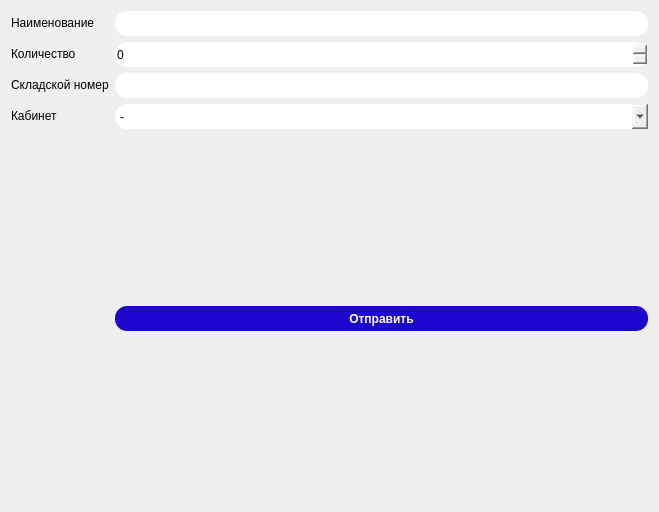
              <widget class="QWidget" name="page_4">
               <layout class="QFormLayout" name="formLayout_4">
                <item row="0" column="0">
                 <widget class="QLabel" name="label_21">
                  <property name="text">
                   <string>Наименование</string>
                  </property>
                 </widget>
                </item>
                <item row="0" column="1">
                 <widget class="QLineEdit" name="NameInstallation">
                  <property name="styleSheet">
                   <string notr="true">QLineEdit{
	border-radius: 12px;
	height: 25px;
	width: 150px;
}</string>
                  </property>
                 </widget>
                </item>
                <item row="1" column="0">
                 <widget class="QLabel" name="label_20">
                  <property name="text">
                   <string>Количество</string>
                  </property>
                 </widget>
                </item>
                <item row="1" column="1">
                 <widget class="QSpinBox" name="QuantityInstallation">
                  <property name="styleSheet">
                   <string notr="true">QSpinBox{
	border-radius: 12px;
	height: 25px;
	width: 150px;
}</string>
                  </property>
                 </widget>
                </item>
                <item row="2" column="0">
                 <widget class="QLabel" name="label_22">
                  <property name="text">
                   <string>Складской номер</string>
                  </property>
                 </widget>
                </item>
                <item row="2" column="1">
                 <widget class="QLineEdit" name="NumberInstallation">
                  <property name="styleSheet">
                   <string notr="true">QLineEdit{
	border-radius: 12px;
	height: 25px;
	width: 150px;
}</string>
                  </property>
                 </widget>
                </item>
                <item row="3" column="0">
                 <widget class="QLabel" name="label_19">
                  <property name="text">
                   <string>Кабинет</string>
                  </property>
                 </widget>
                </item>
                <item row="3" column="1">
                 <widget class="QComboBox" name="PlaceInstallation">
                  <property name="styleSheet">
                   <string notr="true">QComboBox{
	border-radius: 12px;
	height: 25px;
	width: 150px;
}</string>
                  </property>
                  <item>
                   <property name="text">
                    <string>-</string>
                   </property>
                  </item>
                  <item>
                   <property name="text">
                    <string>404</string>
                   </property>
                  </item>
                  <item>
                   <property name="text">
                    <string>405</string>
                   </property>
                  </item>
                  <item>
                   <property name="text">
                    <string>406</string>
                   </property>
                  </item>
                  <item>
                   <property name="text">
                    <string>407</string>
                   </property>
                  </item>
                  <item>
                   <property name="text">
                    <string>408</string>
                   </property>
                  </item>
                 </widget>
                </item>
                <item row="4" column="1">
                 <spacer name="verticalSpacer_6">
                  <property name="orientation">
                   <enum>Qt::Vertical</enum>
                  </property>
                  <property name="sizeHint" stdset="0">
                   <size>
                    <width>533</width>
                    <height>165</height>
                   </size>
                  </property>
                 </spacer>
                </item>
                <item row="6" column="1">
                 <spacer name="verticalSpacer_7">
                  <property name="orientation">
                   <enum>Qt::Vertical</enum>
                  </property>
                  <property name="sizeHint" stdset="0">
                   <size>
                    <width>533</width>
                    <height>164</height>
                   </size>
                  </property>
                 </spacer>
                </item>
                <item row="5" column="1">
                 <widget class="QPushButton" name="InstallationSendButton">
                  <property name="styleSheet">
                   <string notr="true">QPushButton {
	background-color: #1c05cf;
	color: #ffffff;
	border-radius: 12px;
	width: 75px;
	height: 25px;
	font-weight: bold
}

QPushButton:pressed {
	background-color: #130390;
	color: #ffffff;
	border-radius: 12px;
	width: 75px;
	height: 25px;
}</string>
                  </property>
                  <property name="text">
                   <string>Отправить</string>
                  </property>
                 </widget>
                </item>
               </layout>
              </widget>
